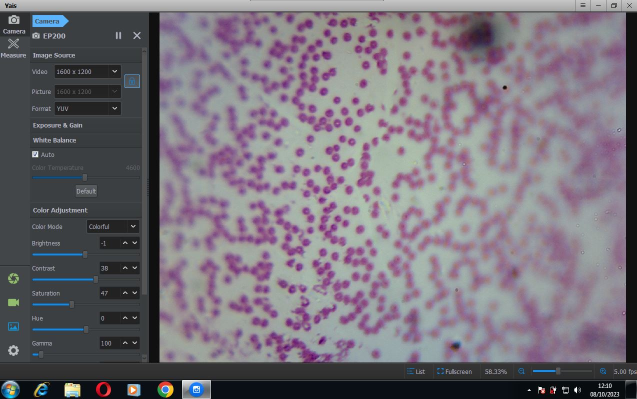
#> input picture fotos/captura.JPG, 1273 x 798 px, given in place of the camera (shown at 1/2 size)
$ python teste03.py
#> lines starting #> are read from the running program, lines starting #| are printed output that depends on the picture; after the words box and inside, x2 and y2 are one past the last pixel; in counts of white or black regions, pixels touching at a corner belong together
### hemacias/camera.py
from __future__ import annotations

import cv2


# [16 lines left out: function list_video_devices, not called in this run]


def open_camera(index: int = 0, width: int | None = None, height: int | None = None):
    """Abre a câmera e aplica resolução opcional."""
    cap = cv2.VideoCapture(index)
    if not cap.isOpened():
        cap.release()
        raise RuntimeError(f"Não foi possível abrir a câmera de índice {index}.")

    if width:
        cap.set(cv2.CAP_PROP_FRAME_WIDTH, width)
    if height:
        cap.set(cv2.CAP_PROP_FRAME_HEIGHT, height)

    return cap

### teste03.py
"""Experimento legado de pré-processamento.

Mantido para comparação com o algoritmo original. A captura e a liberação
da câmera foram corrigidas; para uso normal prefira teste04.py.
"""

from __future__ import annotations

import argparse
import cv2
import numpy as np

from hemacias.camera import open_camera


def redefine(image: np.ndarray, width: int = 600, height: int = 400) -> np.ndarray:
    return cv2.resize(image, (width, height))


def show_image(title: str, image: np.ndarray) -> None:
    cv2.imshow(title, redefine(image))


def wait_for_quit() -> None:
    while True:
        if cv2.waitKey(20) & 0xFF == ord("q"):
            break


def mascara_invertida(image: np.ndarray) -> np.ndarray:
    binary = cv2.inRange(image, 55, 255)
    return cv2.cvtColor(binary, cv2.COLOR_GRAY2BGR)


def fundo_branco(image: np.ndarray) -> np.ndarray:
    gray = cv2.cvtColor(image, cv2.COLOR_BGR2GRAY)
    _, binary = cv2.threshold(gray, 127, 255, cv2.THRESH_BINARY)
    contours, _ = cv2.findContours(binary, cv2.RETR_EXTERNAL, cv2.CHAIN_APPROX_SIMPLE)

    mask = np.full_like(image, 255)
    cv2.drawContours(mask, contours, -1, 0, thickness=cv2.FILLED)
    return cv2.bitwise_and(image, mask)


def preencher(image: np.ndarray) -> np.ndarray:
    gray = cv2.cvtColor(image, cv2.COLOR_BGR2GRAY)
    _, binary = cv2.threshold(gray, 240, 255, cv2.THRESH_BINARY)
    contours, _ = cv2.findContours(binary, cv2.RETR_EXTERNAL, cv2.CHAIN_APPROX_SIMPLE)

    mask = np.zeros_like(gray)
    cv2.drawContours(mask, contours, -1, 255, thickness=cv2.FILLED)
    return cv2.bitwise_and(gray, mask)


def imagem_mascara(color_image: np.ndarray, gray_image: np.ndarray) -> np.ndarray:
    color_gray = cv2.cvtColor(color_image, cv2.COLOR_BGR2GRAY)
    difference = cv2.absdiff(color_gray, gray_image)
    _, binary_mask = cv2.threshold(difference, 128, 255, cv2.THRESH_BINARY)

    output = np.zeros_like(color_image)
    output[binary_mask != 255] = color_image[binary_mask != 255]
    return output


def encontrar_contornos(image: np.ndarray):
    gray = cv2.cvtColor(image, cv2.COLOR_BGR2GRAY)
    _, binary = cv2.threshold(gray, 127, 255, cv2.THRESH_BINARY)
    contours, _ = cv2.findContours(binary, cv2.RETR_EXTERNAL, cv2.CHAIN_APPROX_SIMPLE)
    return contours


def main() -> int:
    parser = argparse.ArgumentParser(description="Experimento legado de processamento.")
    parser.add_argument("--index", type=int, default=0, help="Índice da câmera.")
    args = parser.parse_args()

    try:
        cap = open_camera(args.index)
    except RuntimeError as exc:
        print(f"Erro: {exc}")
        return 1

    try:
        ok, image = cap.read()
#> image is the input picture: shape (798, 1273, 3); mean B, G, R 120.6, 111.5, 117.9
        if not ok:
            print("Não foi possível capturar uma imagem.")
            return 2

        blue, _, _ = cv2.split(image)
        mask = mascara_invertida(blue)
#> in mascara_invertida, `binary = cv2.inRange(image, 55, 255)`:
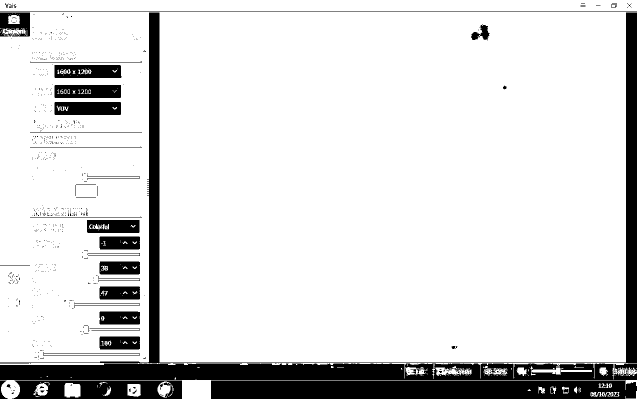
#> binary: shape (798, 1273) (shown at 1/2 size); 86.4% white; 823 black regions (775 under 20 px), largest, box (x1, y1, x2, y2) and area: (0, 727, 1273, 798) 67271, (0, 25, 1273, 726) 30832, (24, 761, 364, 798) 9362
#> in mascara_invertida, `return cv2.cvtColor(binary, cv2.COLOR_GRAY2BGR)`: returned value: shape (798, 1273, 3); 86.4% white; 823 black regions (775 under 20 px)
        filled_mask = preencher(mask)
#> in preencher, `contours, _ = cv2.findContours(binary, cv2.RETR_EXTERNAL, cv2.CHAIN_AP..`: contours = 159 contours, 130 with area under 20; largest, box (x1, y1, x2, y2) and area: (0, 24, 1273, 725) 857500, (0, 0, 1273, 23) 27984, (0, 760, 1250, 798) 3204, (0, 726, 1273, 759) 1739, (129, 766, 161, 795) 794
#> in preencher, `cv2.drawContours(mask, contours, -1, 255, thickness=cv2.FILLED)`: mask: shape (798, 1273); 89.1% white; 10 black regions (1 under 20 px), largest, box (x1, y1, x2, y2) and area: (0, 727, 1273, 798) 66644, (0, 25, 1273, 726) 30832, (24, 761, 364, 798) 9360

        image2 = imagem_mascara(image, filled_mask)
#> in imagem_mascara, `difference = cv2.absdiff(color_gray, gray_image)`:
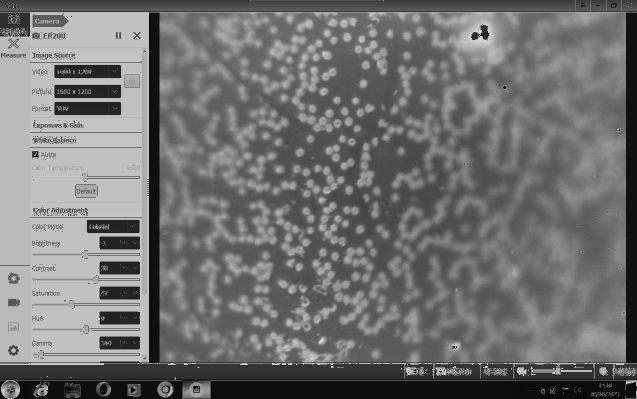
#> difference: shape (798, 1273) (shown at 1/2 size); min 0, max 240, mean 113.8
#> in imagem_mascara, `_, binary_mask = cv2.threshold(difference, 128, 255, cv2.THRESH_BINARY)`: binary_mask: shape (798, 1273); 33.9% white; 1141 white regions (823 under 20 px), largest, box (x1, y1, x2, y2) and area: (0, 24, 1273, 725) 195765, (351, 378, 554, 500) 6060, (1125, 642, 1252, 724) 5732
        image3 = fundo_branco(image2)
#> in fundo_branco, `_, binary = cv2.threshold(gray, 127, 255, cv2.THRESH_BINARY)`:
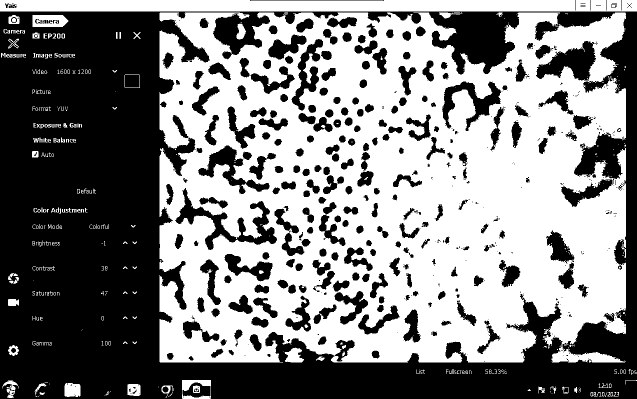
#> binary: shape (798, 1273) (shown at 1/2 size); 51.7% white; 569 black regions (307 under 20 px)
#> in fundo_branco, `contours, _ = cv2.findContours(binary, cv2.RETR_EXTERNAL, cv2.CHAIN_AP..`: contours = 389 contours, 298 with area under 20; largest, box (x1, y1, x2, y2) and area: (319, 25, 1252, 725) 587646, (0, 0, 1273, 23) 27283, (364, 760, 422, 798) 2108, (65, 30, 137, 54) 1510, (249, 149, 280, 176) 778
#> in fundo_branco, `cv2.drawContours(mask, contours, -1, 0, thickness=cv2.FILLED)`:
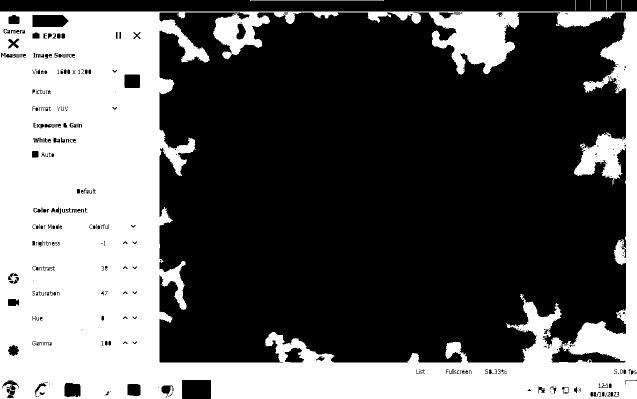
#> mask: shape (798, 1273, 3) (shown at 1/2 size); 37.2% white; 6 white regions
#> in fundo_branco, `return cv2.bitwise_and(image, mask)`:
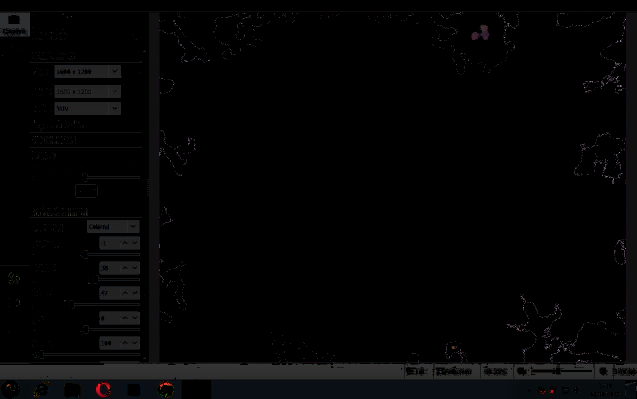
#> returned value: shape (798, 1273, 3) (shown at 1/2 size); mean of channels 0, 1, 2 4.5, 4.2, 4.2; drawn as B, G, R

        contours = encontrar_contornos(image2)
        output = image.copy()
        cv2.drawContours(output, contours, -1, (0, 255, 0), 2)
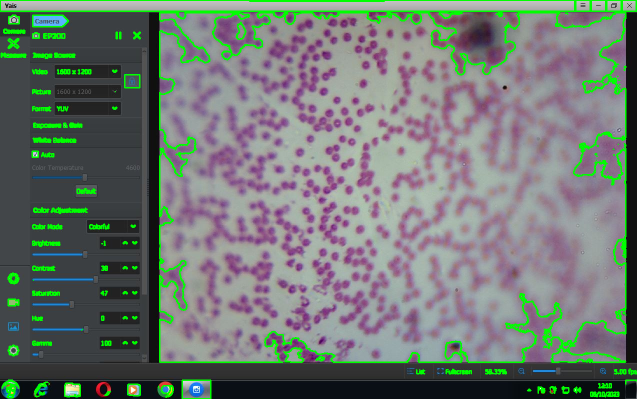
#> output: shape (798, 1273, 3) (shown at 1/2 size); 5.43% of pixels changed, all inside (x1, y1, x2, y2) = (0, 0, 1273, 798)

        show_image("Mascara", image3)
        show_image("Imagem", output)
#> call 2 of redefine, with width = 600, height = 400
#> in redefine (call 2), `return cv2.resize(image, (width, height))`:
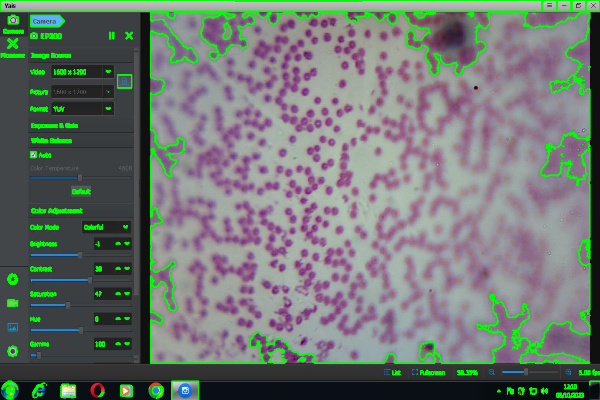
#> returned value: shape (400, 600, 3); mean of channels 0, 1, 2 113.3, 118.6, 110.8; drawn as B, G, R
        print("Pressione q para sair.")
        wait_for_quit()
#> (key q is pressed here)
    finally:
        cap.release()
        cv2.destroyAllWindows()

    return 0


if __name__ == "__main__":
    raise SystemExit(main())
#> (the program exits here)
